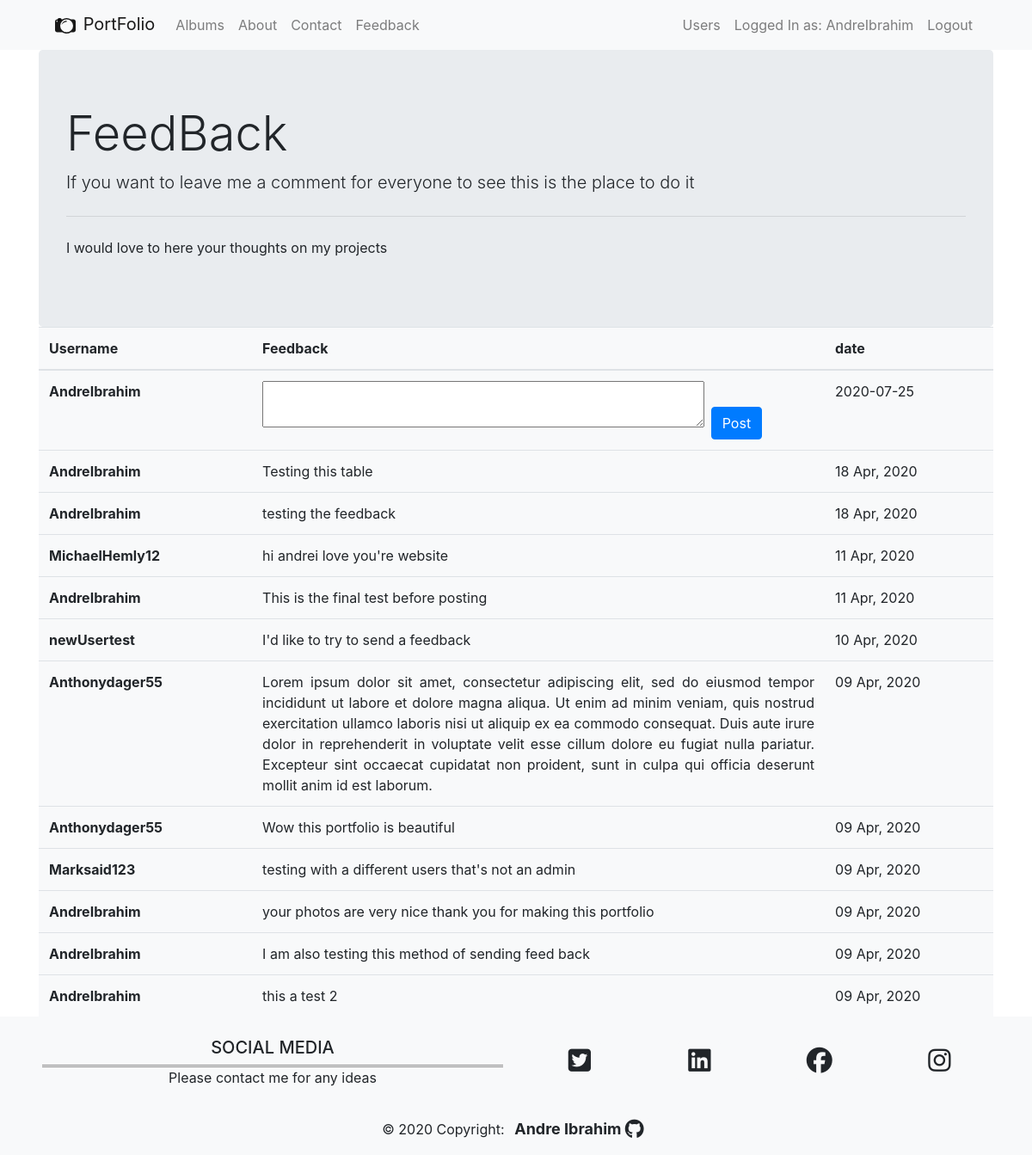
The app's page /feedback (signed in) with its own data.
### Models.py (models this page shows, shortened)
class Feedback(db.Model):
    id = db.Column("id", db.Integer, primary_key=True)
    username = db.Column(db.String(100))
    content = db.Column(db.Text, nullable=False)
    date = db.Column(db.String(100))

### app.py (the view)
@app.route("/feedback", methods=['GET', 'POST'])
@login_required
def feedback():
    date = (datetime.date(datetime.now()))
    dateS = date.strftime("%d %b, %Y")
    form = FeedbackForm()
    feedback_list = list_feedback()
    if form.validate_on_submit():
        fb = Feedback(session.get('username'), request.form['feedback'], dateS)
        db.session.add(fb)
        db.session.commit()
        return redirect(url_for('feedback'))
    return render_template('feedback.html', form=form, date=date, feedback_list=feedback_list)

### forms.py
class FeedbackForm(FlaskForm):
    feedback = TextAreaField('Feedback', validators=[DataRequired()])
    submit = SubmitField('Post')

### app.py (called while the page is built)
def list_feedback():
    return Feedback.query.all()

@login_manager.user_loader
def load_user(user_id):
    return user.query.get(int(user_id))

### templates/feedback.html (shortened to what this page needs)
{% extends 'base.html' %}
{% block content %}
<div class="container">
<div class="jumbotron mb-0">
  <h1 class="display-4">FeedBack</h1>
  <p class="lead">If you want to leave me a comment for everyone to see this is the place to do it</p>
  <hr class="my-4">
  <p>I would love to here your thoughts on my projects</p>
</div>
<table class="table my-0 bg-light">
  <thead>
    <tr>
      <th scope="col">Username</th>
      <th scope="col">Feedback</th>
      <th scope="col">date</th>
    </tr>
  </thead>
  <tbody>
  <form method="POST">
      <tr>
      <th scope="row">{{ session.get('username') }}</th>
          <td>{{ form.feedback(class="form-control-label feedback") }}<span>{{ form.submit(class="btn btn-primary mx-2") }}</span></td>
      <td>{{ date }}</td>
    </tr>
  </form>
  {% for Feedback in feedback_list[::-1] %}
    <tr>
      <th scope="row">{{ Feedback.username }}</th>
      <td class="feedbackContent">{{ Feedback.content }}</td>
      <td>{{ Feedback.date }}</td>
    </tr>
    {% endfor %}
  </tbody>
</table>
</div>
{% endblock %}

### static/styles/style.css (style rules this page uses)
.feedback { height:100%; width: 80%; }
.feedbackContent { height:100%; width: 60%; max-width: 60%; text-align: justify; }

### records on screen
Feedback: username "AndreIbrahim", content "Testing this table", date "18 Apr, 2020"
Feedback: username "AndreIbrahim", content "testing the feedback", date "18 Apr, 2020"
Feedback: username "MichaelHemly12", content "hi andrei love you're website", date "11 Apr, 2020"
Feedback: username "AndreIbrahim", content "This is the final test before posting", date "11 Apr, 2020"
Feedback: username "newUsertest", content "I'd like to try to send a feedback", date "10 Apr, 2020"
Feedback: username "Anthonydager55", content "Lorem ipsum dolor sit amet, consectetur adipiscing elit, sed do eiusmod tempor incididunt ut labore et dolore magna aliqua. Ut enim ad minim veniam, quis nostrud exercitation ullamco laboris nisi ut aliquip ex ea commodo consequat. Duis aute irure dolor in reprehenderit in voluptate velit esse cillum dolore eu fugiat nulla pariatur. Excepteur sint occaecat cupidatat non proident, sunt in culpa qui officia deserunt mollit anim id est laborum.", date "09 Apr, 2020"
Feedback: username "Anthonydager55", content "Wow this portfolio is beautiful", date "09 Apr, 2020"
Feedback: username "Marksaid123", content "testing with a different users that's not an admin", date "09 Apr, 2020"
Feedback: username "AndreIbrahim", content "your photos are very nice thank you for making this portfolio", date "09 Apr, 2020"
Feedback: username "AndreIbrahim", content "I am also testing this method of sending feed back", date "09 Apr, 2020"
Feedback: username "AndreIbrahim", content "this a test 2", date "09 Apr, 2020"

### other values on screen
{{ session.get('username') }} "AndreIbrahim"
{{ date }} "2020-07-25"
